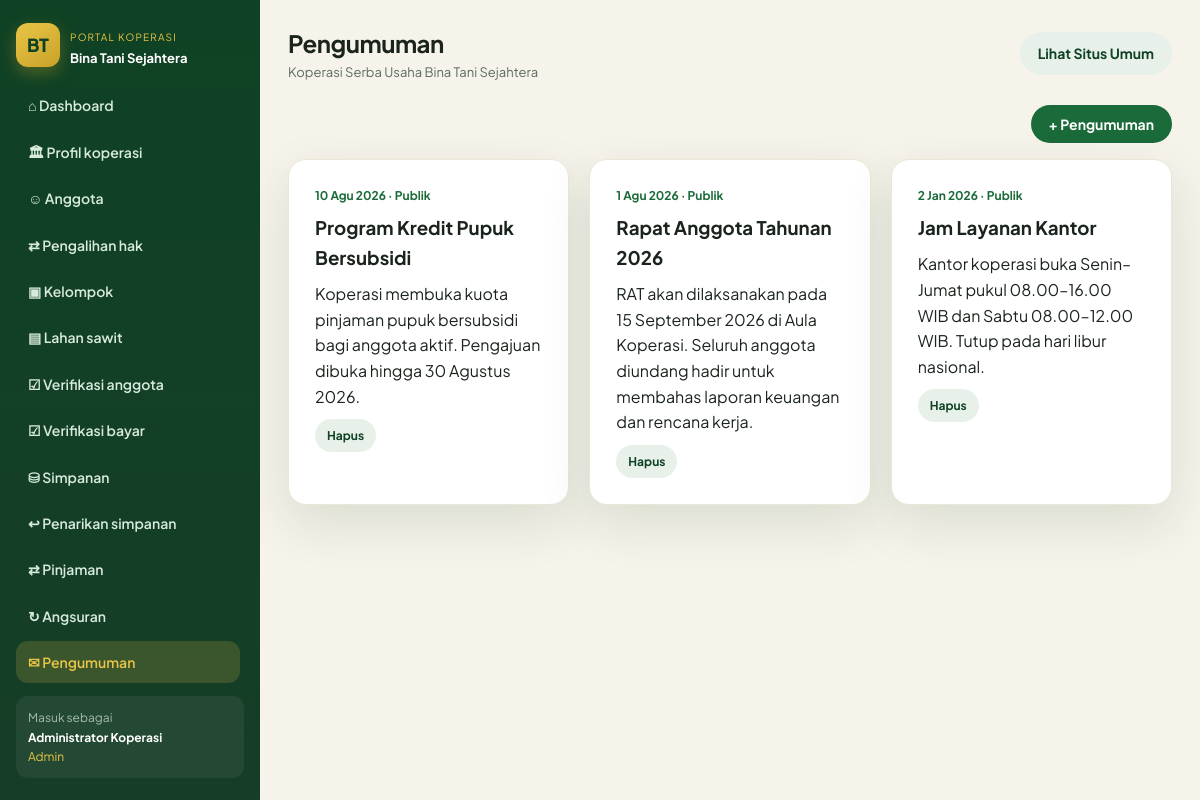
Screenshot of /pengumuman.php (signed in) with the database file from the repository.
### tables this page shows
CREATE TABLE IF NOT EXISTS pengaturan (
  id INT PRIMARY KEY DEFAULT 1,
  nama_koperasi VARCHAR(150) DEFAULT 'Koperasi Serba Usaha Bina Tani Sejahtera',
  alamat TEXT,
  telepon VARCHAR(30),
  email VARCHAR(80),
  tahun_berdiri YEAR,
  tanggal_berdiri DATE NULL,
  ketua VARCHAR(100),
  visi TEXT,
  misi TEXT,
  bagi_hasil_persen DECIMAL(5,2) NOT NULL DEFAULT 1.00,
  simpanan_pokok DECIMAL(15,2) NOT NULL DEFAULT 500000,
  simpanan_wajib DECIMAL(15,2) NOT NULL DEFAULT 50000
);

CREATE TABLE IF NOT EXISTS pengumuman (
  id INT AUTO_INCREMENT PRIMARY KEY,
  judul VARCHAR(200) NOT NULL,
  isi TEXT NOT NULL,
  tanggal DATE NOT NULL,
  publik TINYINT(1) DEFAULT 1,
  created_at TIMESTAMP DEFAULT CURRENT_TIMESTAMP
);

### config.php (called while the page is built, shortened)
<?php
function db(): PDO {
    static $pdo = null;
    if ($pdo !== null) {
        return $pdo;
    }
    $attempts = [
        [DB_USER, DB_PASS],
        ['root', ''],
        ['root', 'root'],
        ['koperasi', 'koperasi123'],
    ];
    $last = null;
    foreach ($attempts as [$user, $pass]) {
        try {
            $pdo = new PDO(
                'mysql:host=' . DB_HOST . ';dbname=' . DB_NAME . ';charset=utf8mb4',
                $user,
                $pass,
                [
                    PDO::ATTR_ERRMODE => PDO::ERRMODE_EXCEPTION,
                    PDO::ATTR_DEFAULT_FETCH_MODE => PDO::FETCH_ASSOC,
                ]
            );
            return $pdo;
        } catch (Throwable $e) {
            $last = $e;
        }
    }
    throw $last ?? new RuntimeException('Gagal konek database');
}
function setting(): array {
    static $s = null;
    if ($s === null) {
        $s = db()->query('SELECT * FROM pengaturan WHERE id = 1')->fetch() ?: [];
    }
    return $s;
}
function e($s): string {
    return htmlspecialchars((string)$s, ENT_QUOTES, 'UTF-8');
}
function csrf_token(): string {
    return $_SESSION['_csrf'];
}
function auth(): ?array {
    if (!empty($_SESSION['user'])) {
        return $_SESSION['user'];
    }
    return null;
}
function tgl($d): string {
    $bulan = [1=>'Jan','Feb','Mar','Apr','Mei','Jun','Jul','Agu','Sep','Okt','Nov','Des'];
    $ts = strtotime($d);
    return date('j', $ts) . ' ' . $bulan[(int)date('n', $ts)] . ' ' . date('Y', $ts);
}

### pengumuman.php (the view, shortened to what this page needs)
<?php
require __DIR__ . '/config.php';
$title = 'Pengumuman';
$pdo = db();
$rows = $pdo->query("SELECT * FROM pengumuman ORDER BY tanggal DESC")->fetchAll();
include __DIR__ . '/includes/app_header.php';
?>
<div class="row" style="margin-bottom:16px;justify-content:flex-end;">
  <button class="btn btn-green" type="button" onclick="openModal('mNews')">+ Pengumuman</button>
</div>
<div class="cards">
<?php foreach ($rows as $r): ?>
  <div class="card">
    <div style="font-size:12px;color:var(--green);font-weight:700;"><?= tgl($r['tanggal']) ?> · <?= $r['publik']?'Publik':'Internal' ?></div>
    <h3 style="margin:8px 0;"><?= e($r['judul']) ?></h3>
    <p><?= nl2br(e($r['isi'])) ?></p>
    <a class="btn btn-ghost btn-sm" style="margin-top:10px;" href="?hapus=<?= $r['id'] ?>&_csrf=<?= e(csrf_token()) ?>" onclick="return confirm('Hapus?')">Hapus</a>
  </div>
<?php endforeach; ?>
</div>
<?php include __DIR__ . '/includes/app_footer.php'; ?>

### includes/app_header.php (shortened to what this page needs)
<?php
$s = setting();
$u = auth();
function nav_active($file) {
    return basename($_SERVER['PHP_SELF']) === $file ? 'active' : '';
}
?>
<!DOCTYPE html>
<html lang="id">
<head>
  <link rel="stylesheet" href="assets/style.css?v=24">
</head>
<body>
<div class="app">
  <aside class="sidebar" id="appSide">
    <div class="side-brand">
      <div class="logo">BT</div>
      <div>
        <small style="color:#e8c547;font-size:10px;letter-spacing:.12em;text-transform:uppercase;">Portal Koperasi</small>
        <strong style="display:block;font-size:13px;color:#fff;">Bina Tani Sejahtera</strong>
      </div>
    </div>
    <nav class="side-nav">
      <a class="<?= nav_active('dashboard.php') ?>" href="dashboard.php">⌂ Dashboard</a>
      <a class="<?= nav_active('profil_koperasi.php') ?>" href="profil_koperasi.php">🏛 Profil koperasi</a>
      <?php if (in_array($u['role'], ['admin','pengurus'])): ?>
        <a class="<?= nav_active('anggota.php') ?>" href="anggota.php">☺ Anggota</a>
        <a class="<?= nav_active('pengalihan.php') ?>" href="pengalihan.php">⇄ Pengalihan hak</a>
        <a class="<?= nav_active('kelompok.php') ?>" href="kelompok.php">▣ Kelompok</a>
        <a class="<?= nav_active('tbs_lahan.php') ?>" href="tbs_lahan.php">▤ Lahan sawit</a>
        <a class="<?= nav_active('verifikasi.php') ?>" href="verifikasi.php">☑ Verifikasi anggota</a>
        <a class="<?= nav_active('verifikasi_bayar.php') ?>" href="verifikasi_bayar.php">☑ Verifikasi bayar</a>
        <a class="<?= nav_active('simpanan.php') ?>" href="simpanan.php">⛁ Simpanan</a>
        <a class="<?= nav_active('penarikan.php') ?>" href="penarikan.php">↩ Penarikan simpanan</a>
        <a class="<?= nav_active('pinjaman.php') ?>" href="pinjaman.php">⇄ Pinjaman</a>
        <a class="<?= nav_active('angsuran.php') ?>" href="angsuran.php">↻ Angsuran</a>
        <a class="<?= nav_active('pengumuman.php') ?>" href="pengumuman.php">✉ Pengumuman</a>
      <?php endif; ?>
    </nav>
    <div style="margin-top:auto;padding:12px;background:rgba(255,255,255,.06);border-radius:12px;font-size:12px;">
      <div style="opacity:.7;">Masuk sebagai</div>
      <strong style="color:#fff;"><?= e($u['nama']) ?></strong>
      <div style="color:#e8c547;text-transform:capitalize;"><?= e($u['role']) ?></div>
    </div>
  </aside>
  <div class="main">
    <div class="topbar">
      <div class="topbar-left">
        <div>
          <h2 style="letter-spacing:-.02em;"><?= e($title ?? 'Dashboard') ?></h2>
          <div style="color:#5c6b60;font-size:13px;"><?= e($s['nama_koperasi']) ?></div>
        </div>
      </div>
      <a class="btn btn-ghost hide-sm" href="index.php" target="_blank">Lihat Situs Umum</a>
    </div>

### assets/style.css (style rules this page uses)
:root { --green: #1b6b3a; --green-d: #0f4224; --green-l: #2d9a56; --leaf: #7cb342; --gold: #c9a227; --gold-l: #e8c547; --cream: #f6f3ea; --sand: #efe8d8; --ink: #1a241c; --muted: #5c6b60; --white: #fff; --card: #fff; --shadow: 0 18px 50px rgba(15, 66, 36, .12); --radius: 18px; --nav-h: 76px; }
* { box-sizing: border-box; margin: 0; padding: 0; }
html { scroll-behavior: smooth; }
body { font-family: "Plus Jakarta Sans", system-ui, sans-serif; color: var(--ink); background: var(--cream); line-height: 1.6; overflow-x: hidden; }
a { color: inherit; text-decoration: none; }
.logo { width: 44px; height: 44px; border-radius: 12px; background: linear-gradient(145deg, var(--gold-l), var(--gold)); display: grid; place-items: center; font-weight: 800; color: var(--green-d); font-size: 18px; box-shadow: 0 6px 16px rgba(201,162,39,.35); }
.btn { display: inline-flex; align-items: center; justify-content: center; gap: 8px; padding: 10px 18px; border-radius: 999px; border: 0; cursor: pointer; font-weight: 700; font-size: 14px; font-family: inherit; }
.btn-green { background: var(--green); color: #fff; }
.btn-ghost { background: #e8f0ea; color: var(--green-d); }
.btn-sm { padding: 7px 12px; font-size: 12px; }
.cards { display: grid; grid-template-columns: repeat(3, 1fr); gap: 20px; min-width: 0; }
.card { background: var(--card); border-radius: var(--radius); padding: 26px; box-shadow: var(--shadow); border: 1px solid #ece6d6; min-width: 0; overflow: hidden; }
.app { display: grid; grid-template-columns: 260px 1fr; min-height: 100vh; }
.sidebar { background: linear-gradient(180deg, #0f4224, #163d27); color: #dceee1; padding: 22px 16px; position: sticky; top: 0; height: 100vh; max-height: 100vh; overflow: hidden; display: flex; flex-direction: column; }
.side-brand { display: flex; gap: 10px; align-items: center; margin-bottom: 16px; color: #fff; flex: 0 0 auto; }
.side-nav { flex: 1 1 auto; min-height: 0; overflow-y: auto; overflow-x: hidden; padding-right: 4px; margin-bottom: 10px; }
.side-nav { scrollbar-color: rgba(232,197,71,.45) transparent; }
.side-nav a { display: flex; gap: 10px; align-items: center; padding: 10px 12px; border-radius: 12px; color: #d7eadc; font-size: 14px; font-weight: 600; margin-bottom: 4px; }
.side-nav a:hover, .side-nav a.active { background: rgba(232,197,71,.18); color: var(--gold-l); }
.sidebar > div:last-child { flex: 0 0 auto; }
.main { padding: 24px 28px 48px; min-width: 0; overflow-x: hidden; }
.topbar { display: flex; justify-content: space-between; align-items: center; margin-bottom: 22px; }
.row { display: flex; gap: 10px; flex-wrap: wrap; align-items: center; }
.main > .row { margin-bottom: 14px; }
.topbar-left { display: flex; align-items: center; gap: 10px; min-width: 0; }
@media (min-width: 961px) { .sidebar { transform: none !important; position: sticky; } }

### rows the page displays
pengaturan: nama_koperasi "Koperasi Serba Usaha Bina Tani Sejahtera"
pengumuman: tanggal "10 Agu 2026", publik "Publik", judul "Program Kredit Pupuk Bersubsidi", isi "Koperasi membuka kuota pinjaman pupuk bersubsidi bagi anggota aktif. Pengajuan dibuka hingga 30 Agustus 2026."
pengumuman: tanggal "1 Agu 2026", publik "Publik", judul "Rapat Anggota Tahunan 2026", isi "RAT akan dilaksanakan pada 15 September 2026 di Aula Koperasi. Seluruh anggota diundang hadir untuk membahas laporan keuangan dan rencana kerja."
pengumuman: tanggal "2 Jan 2026", publik "Publik", judul "Jam Layanan Kantor", isi "Kantor koperasi buka Senin–Jumat pukul 08.00–16.00 WIB dan Sabtu 08.00–12.00 WIB. Tutup pada hari libur nasional."

### other values shown
$u['nama'] "Administrator Koperasi"
$u['role'] "Admin"
$title "Pengumuman"
